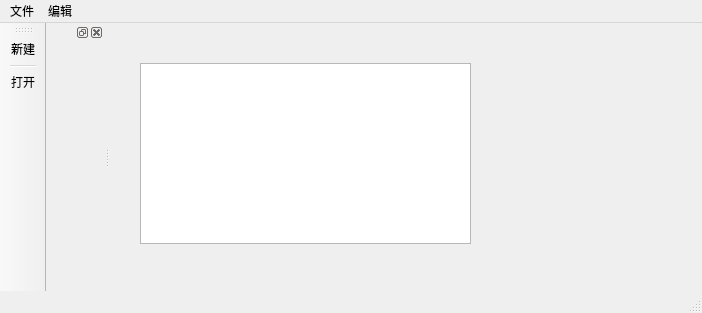
<?xml version="1.0" encoding="UTF-8"?>
<ui version="4.0">
 <class>MainWindow</class>
 <widget class="QMainWindow" name="MainWindow">
  <property name="geometry">
   <rect>
    <x>0</x>
    <y>0</y>
    <width>702</width>
    <height>313</height>
   </rect>
  </property>
  <property name="windowTitle">
   <string>MainWindow</string>
  </property>
  <widget class="QWidget" name="centralwidget">
   <widget class="QTextEdit" name="textEdit">
    <property name="geometry">
     <rect>
      <x>30</x>
      <y>40</y>
      <width>331</width>
      <height>181</height>
     </rect>
    </property>
   </widget>
  </widget>
  <widget class="QMenuBar" name="menubar">
   <property name="geometry">
    <rect>
     <x>0</x>
     <y>0</y>
     <width>702</width>
     <height>23</height>
    </rect>
   </property>
   <widget class="QMenu" name="menu">
    <property name="title">
     <string>文件</string>
    </property>
    <addaction name="actionnew"/>
    <addaction name="separator"/>
    <addaction name="actionopen"/>
   </widget>
   <widget class="QMenu" name="menu_2">
    <property name="title">
     <string>编辑</string>
    </property>
   </widget>
   <addaction name="menu"/>
   <addaction name="menu_2"/>
  </widget>
  <widget class="QStatusBar" name="statusbar"/>
  <widget class="QToolBar" name="toolBar">
   <property name="windowTitle">
    <string>toolBar</string>
   </property>
   <attribute name="toolBarArea">
    <enum>LeftToolBarArea</enum>
   </attribute>
   <attribute name="toolBarBreak">
    <bool>false</bool>
   </attribute>
   <addaction name="actionnew"/>
   <addaction name="separator"/>
   <addaction name="actionopen"/>
  </widget>
  <widget class="QDockWidget" name="dockWidget">
   <property name="allowedAreas">
    <set>Qt::BottomDockWidgetArea|Qt::TopDockWidgetArea</set>
   </property>
   <attribute name="dockWidgetArea">
    <number>1</number>
   </attribute>
   <widget class="QWidget" name="dockWidgetContents"/>
  </widget>
  <action name="actionnew">
   <property name="text">
    <string>新建</string>
   </property>
  </action>
  <action name="actionopen">
   <property name="text">
    <string>打开</string>
   </property>
  </action>
 </widget>
 <resources/>
 <connections/>
</ui>
